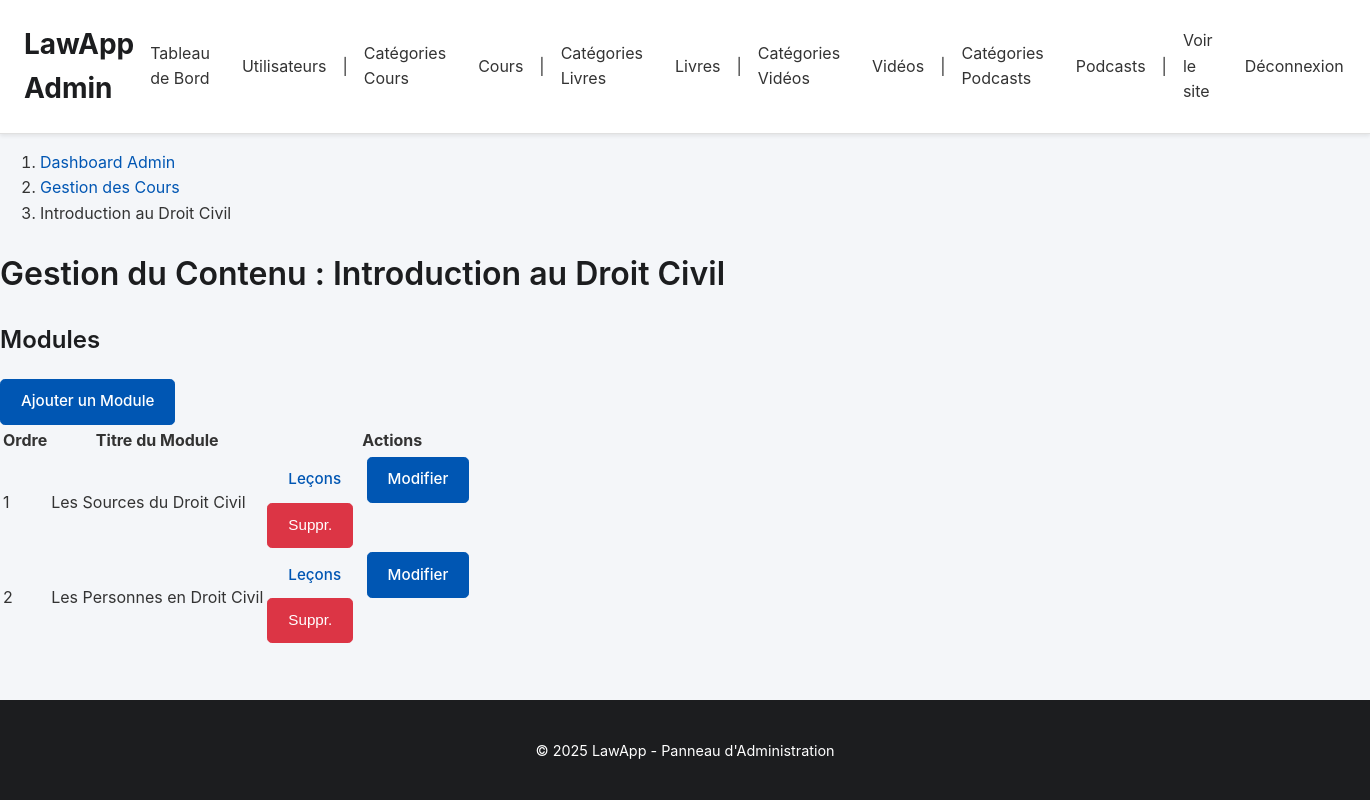
Screenshot of /admin/manage_cours_contenu.php?cours_id=1 with the database file from the repository.
### tables this page shows
CREATE TABLE `cours` (
  `id` int(11) NOT NULL AUTO_INCREMENT,
  `titre` varchar(255) NOT NULL,
  `description` text DEFAULT NULL,
  `id_categorie` int(11) DEFAULT NULL,
  `niveau` varchar(50) DEFAULT 'debutant',
  `duree_estimee` varchar(100) DEFAULT NULL,
  `prix` decimal(10,2) DEFAULT 0.00,
  `statut` varchar(50) DEFAULT 'brouillon',
  `image_url` varchar(255) DEFAULT NULL,
  `id_createur` int(11) DEFAULT NULL,
  `date_creation` datetime DEFAULT current_timestamp(),
  `date_mise_a_jour` datetime DEFAULT current_timestamp() ON UPDATE current_timestamp(),
  `objectifs` text DEFAULT NULL,
  `prerequis` text DEFAULT NULL,
  `video_url` varchar(255) DEFAULT NULL,
  `type_contenu` enum('texte','video','quiz') DEFAULT 'texte',
  `duree` int(11) DEFAULT 0,
  PRIMARY KEY (`id`),
  KEY `id_categorie` (`id_categorie`),
  CONSTRAINT `cours_ibfk_1` FOREIGN KEY (`id_categorie`) REFERENCES `categories_cours` (`id`) ON DELETE SET NULL
);

CREATE TABLE `modules` (
  `id` int(11) NOT NULL AUTO_INCREMENT,
  `id_cours` int(11) NOT NULL,
  `titre` varchar(255) NOT NULL,
  `description` text DEFAULT NULL,
  `ordre_affichage` int(11) DEFAULT 0,
  `statut` varchar(50) DEFAULT 'brouillon',
  `date_creation` datetime DEFAULT current_timestamp(),
  `date_mise_a_jour` datetime DEFAULT current_timestamp() ON UPDATE current_timestamp(),
  `ordre` int(11) DEFAULT 0,
  PRIMARY KEY (`id`),
  KEY `id_cours` (`id_cours`),
  CONSTRAINT `modules_ibfk_1` FOREIGN KEY (`id_cours`) REFERENCES `cours` (`id`) ON DELETE CASCADE
);

### admin/manage_cours_contenu.php (the view, shortened to what this page needs)
<?php
require_once __DIR__ . '/admin_auth_check.php';
$cours_id = filter_input(INPUT_GET, 'cours_id', FILTER_VALIDATE_INT);
try {
    $sql_cours = "SELECT titre FROM cours WHERE id = :cours_id";
    $stmt_cours = $pdo->prepare($sql_cours);
    $stmt_cours->bindParam(':cours_id', $cours_id, PDO::PARAM_INT);
    $stmt_cours->execute();
    $cours = $stmt_cours->fetch(PDO::FETCH_ASSOC);
    $pageTitle = 'Gestion du Contenu : ' . htmlspecialchars($cours['titre']);
} catch (PDOException $e) {
    error_log("Erreur lors de la récupération du cours : " . $e->getMessage());
    $_SESSION['error_message'] = "Erreur lors du chargement des informations du cours.";
    redirect('manage_cours.php');
}
try {
    $sql_modules = "SELECT id, titre, ordre_affichage, description, statut FROM modules WHERE id_cours = :cours_id ORDER BY ordre_affichage ASC, date_creation ASC";
    $stmt_modules = $pdo->prepare($sql_modules);
    $stmt_modules->bindParam(':cours_id', $cours_id, PDO::PARAM_INT);
    $stmt_modules->execute();
    $modules = $stmt_modules->fetchAll(PDO::FETCH_ASSOC);
} catch (PDOException $e) {
    error_log("Erreur lors de la récupération des modules : " . $e->getMessage());
    $_SESSION['error_message'] = "Erreur lors du chargement des modules.";
    $modules = [];
}
$errorMessage = $_SESSION['error_message'] ?? null;
include 'admin_header.php';
?>
<div class="container mt-4">
    <nav aria-label="breadcrumb">
        <ol class="breadcrumb">
            <li class="breadcrumb-item"><a href="admin_dashboard.php">Dashboard Admin</a></li>
            <li class="breadcrumb-item"><a href="manage_cours.php">Gestion des Cours</a></li>
            <li class="breadcrumb-item active" aria-current="page"><?php echo htmlspecialchars($cours['titre']); ?></li>
        </ol>
    </nav>
    <h1 class="mb-4"><?php echo $pageTitle; ?></h1>
    <div class="card mb-4">
        <div class="card-header d-flex justify-content-between align-items-center">
            <h2 class="h5 mb-0">Modules</h2>
            <a href="module_form.php?cours_id=<?php echo $cours_id; ?>" class="btn btn-primary btn-sm">
                <i class="fas fa-plus"></i> Ajouter un Module
            </a>
        </div>
        <div class="card-body">
            <?php if (empty($modules)):
                if ($errorMessage && strpos($errorMessage, 'chargement des modules') !== false) {
                    echo '<div class="alert alert-warning">' . htmlspecialchars($errorMessage) . '</div>';
                    unset($_SESSION['error_message']);
                    $errorMessage = null;
                } else {
                    echo '<p class="text-center">Aucun module n\'a encore été ajouté à ce cours.</p>';
                }
             ?>
            <?php else: ?>
                <div class="table-responsive">
                    <table class="table table-striped table-hover">
                        <thead class="thead-light">
                            <tr>
                                <th>Ordre</th>
                                <th>Titre du Module</th>
                                <th style="width: 250px;">Actions</th>
                            </tr>
                        </thead>
                        <tbody>
                            <?php foreach ($modules as $module): ?>
                                <tr>
                                    <td><?php echo htmlspecialchars($module['ordre_affichage'] ?? 'N/A'); ?></td>
                                    <td><?php echo htmlspecialchars($module['titre']); ?></td>
                                    <td>
                                        <a href="manage_module_contenu.php?module_id=<?php echo $module['id']; ?>" class="btn btn-info btn-sm me-1 mb-1" title="Gérer les Leçons">
                                            <i class="fas fa-list-ul"></i> Leçons
                                        </a>
                                        <a href="module_form.php?id=<?php echo $module['id']; ?>&cours_id=<?php echo $cours_id; ?>" class="btn btn-primary btn-sm me-1 mb-1" title="Modifier le module">
                                            <i class="fas fa-edit"></i> Modifier
                                        </a>
                                        <form action="module_actions.php" method="POST" class="d-inline" onsubmit="return confirm('Êtes-vous sûr de vouloir supprimer ce module et toutes ses leçons ?');">
                                            <button type="submit" class="btn btn-danger btn-sm mb-1" title="Supprimer le module">
                                                <i class="fas fa-trash-alt"></i> Suppr.
                                            </button>
                                        </form>
                                    </td>
                                </tr>
                            <?php endforeach; ?>
                        </tbody>
                    </table>
                </div>
            <?php endif; ?>
        </div>
    </div>
</div>
<?php include 'admin_footer.php'; ?>

### admin/css/admin_style.css (style rules this page uses)
:root { --admin-bg-color: #f4f6f9; --admin-text-color: #333; --admin-primary-color: #0056b3; --admin-primary-hover-color: #004085; --admin-header-bg-color: #ffffff; --admin-header-text-color: #333; --admin-nav-link-color: #333; --admin-nav-link-hover-color: var(--admin-primary-color); --admin-section-bg-color: #ffffff; --admin-border-color: #e0e0e0; --admin-heading-color: #1c1d1f; --admin-button-bg-color: var(--admin-primary-color); --admin-button-text-color: #ffffff; --admin-button-hover-bg-color: var(--admin-primary-hover-color); --admin-link-color: var(--admin-primary-color); --admin-link-hover-color: var(--admin-primary-hover-color); --admin-card-shadow: 0 4px 8px rgba(0,0,0,0.05); --admin-font-family-sans-serif: -apple-system, BlinkMacSystemFont, "Segoe UI", Roboto, "Helvetica Neue", Arial, sans-serif, "Apple Color Emoji", "Segoe UI Emoji", "Segoe UI Symbol"; --admin-table-header-bg: #f3f4f6; --admin-table-border-color: #d1d5db; --admin-primary-color-rgb-tuple: 0,86,179; }
body { font-family: var(--admin-font-family-sans-serif); margin: 0; background-color: var(--admin-bg-color); color: var(--admin-text-color); display: flex; flex-direction: column; min-height: 100vh; line-height: 1.6; }
h1, h2, h3, h4, h5, h6 { color: var(--admin-heading-color); font-weight: 600; }
a { color: var(--admin-link-color); text-decoration: none; transition: color 0.2s ease-in-out; }
.btn { display: inline-block; padding: 0.65rem 1.25rem; font-size: 0.95rem; font-weight: 500; line-height: 1.5; text-align: center; text-decoration: none; vertical-align: middle; cursor: pointer; user-select: none; border: 1px solid transparent; border-radius: 0.3rem; transition: color .15s ease-in-out,background-color .15s ease-in-out,border-color .15s ease-in-out,box-shadow .15s ease-in-out; }
.btn-primary { color: var(--admin-button-text-color); background-color: var(--admin-button-bg-color); border-color: var(--admin-button-bg-color); }
.btn-danger { color: #fff; background-color: #dc3545; border-color: #dc3545; }

### rows the page displays
cours: titre "Introduction au Droit Civil", titre "Gestion du Contenu : Introduction au Droit Civil"
modules: ordre_affichage "1", titre "Les Sources du Droit Civil"
modules: ordre_affichage "2", titre "Les Personnes en Droit Civil"
